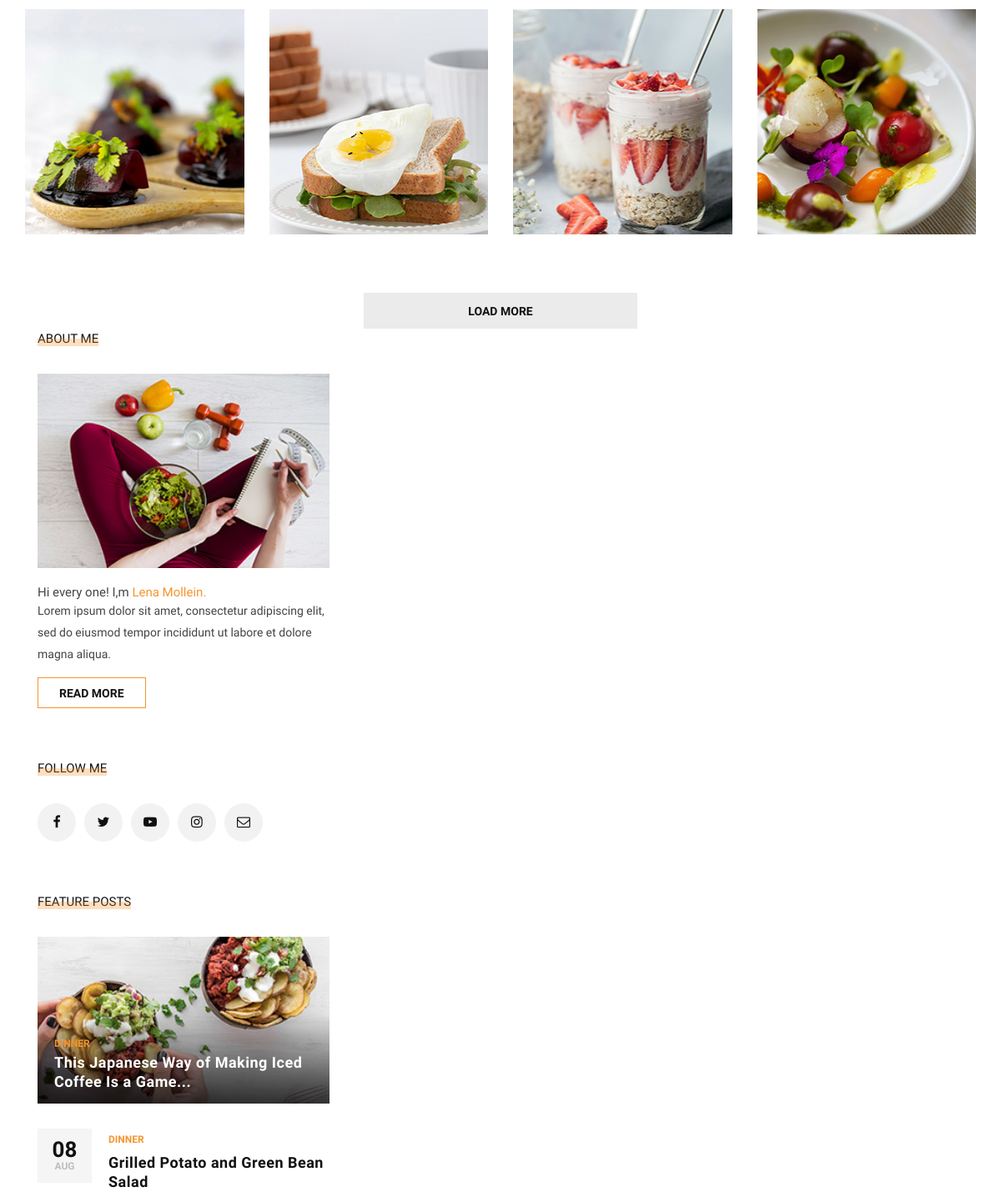
The app's page / (middle part), older data.
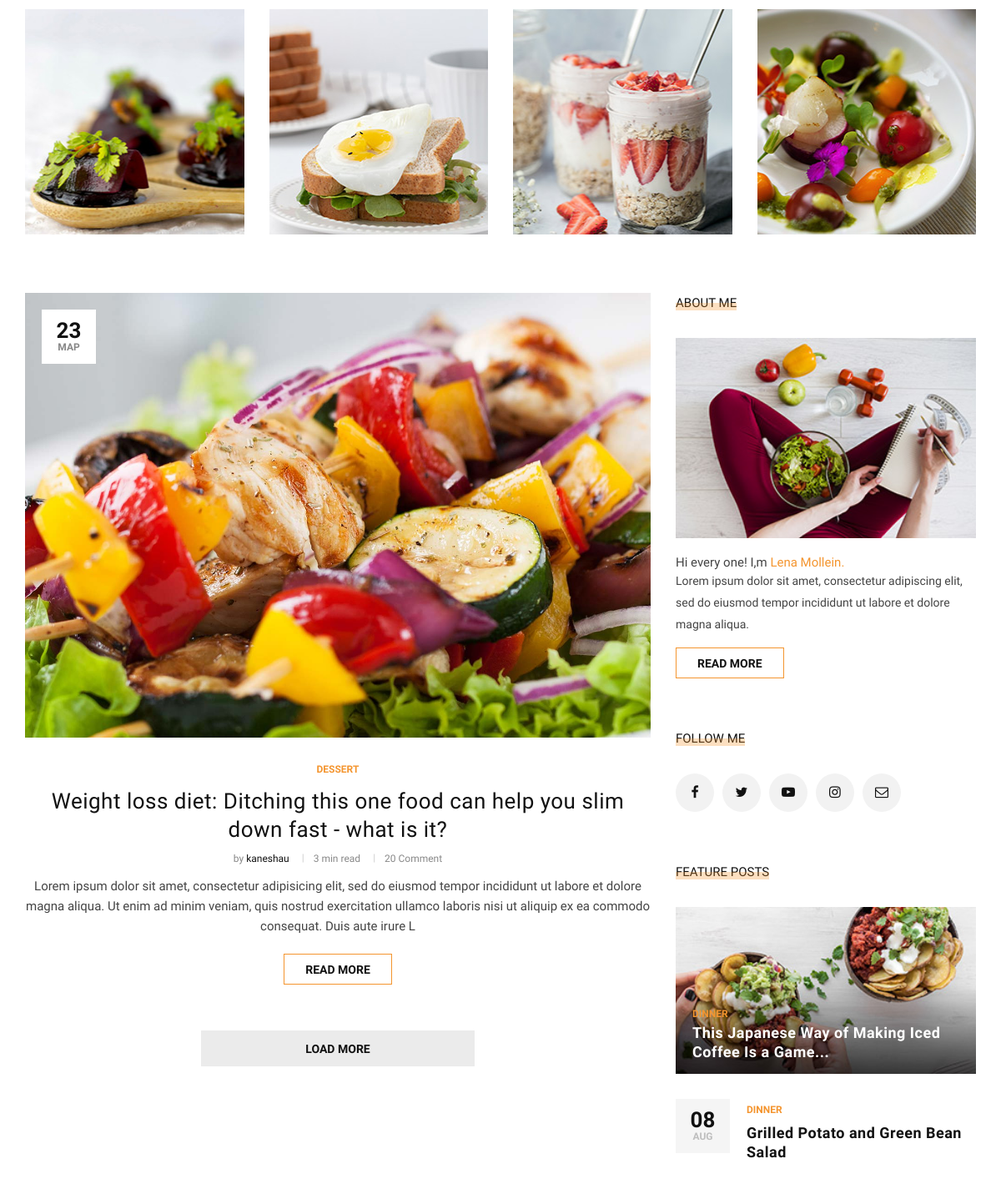
The same page, newer data.
### blog/models.py (models this page shows, shortened)
class Post(models.Model):
    author = models.ForeignKey(
        User, related_name='posts', on_delete=models.CASCADE)
    title = models.CharField(max_length=200)
    slug = models.SlugField(max_length=200, default='')
    image = models.ImageField(upload_to='articles/')
    text = models.TextField()
    category = models.ForeignKey(
        Category,
        related_name='post',
        on_delete=models.SET_NULL,
        null=True
    )
    tags = models.ManyToManyField(Tag, related_name='post')
    create_at = models.DateTimeField(auto_now_add=True)
    def get_absolute_url(self):
        return reverse("post_single", kwargs={"slug": self.category.slug, "post_slug":  self.slug})

class Category(MPTTModel):
    name = models.CharField(max_length=100)
    slug = models.SlugField(max_length=100)
    parent = TreeForeignKey(
        'self',
        related_name='children',
        on_delete=models.SET_NULL,
        null=True,
        blank=True
    )
    class MPTTMeta:
        order_insertion_by = ['name']
    def __str__(self):
        return self.name

### blog/views.py (the view)
# urls.py: path('', views.HomeView.as_view(), name='home'),
class HomeView(TemplateView):
    template_name = 'blog/home.html'
    def get_context_data(self, **kwargs):
        context = super().get_context_data(**kwargs)
        context['post_list'] = Post.objects.all()[:9]
        return context

### templates/blog/home.html (shortened to what the changed rows need)
{% extends 'base.html' %}
{% block content %}
<section class="categories spad">
    <div class="categories__post">
        <div class="container">
            <div class="row">
                <div class="col-lg-8 col-md-8">
                  {% for post in post_list %}
                      {% if forloop.first %}
                        <div class="categories__post__item categories__post__item--large">
                          <div class="categories__post__item__pic set-bg"
                               data-setbg="{{ post.image.url }}">
                            <div class="post__meta">
                              <h4>{{ post.create_at|date:"d" }}</h4>
                              <span>{{ post.create_at|date:"M" }}</span>
                            </div>
                          </div>
                          <div class="categories__post__item__text">
                            <ul class="post__label--large">
                              <li>{{ post.category }}</li>
                            </ul>
                            <h3><a href="{{ post.get_absolute_url }}">{{ post.title }}</a></h3>
                            <ul class="post__widget">
                              <li>by <span>{{ post.author }}</span></li>
                              <li>3 min read</li>
                              <li>20 Comment</li>
                            </ul>
                            <p>{{ post.text|slice:":250" }}</p>
                            <a href="{{ post.get_absolute_url }}" class="primary-btn">Read more</a>
                          </div>
                        </div>
                        <div class="row">
                      {% endif %}
                  {% endfor %}
                    </div>
                </div>
            </div>
        </div>
    </div>
</section>
{% endblock content %}

Row changes from the older to the newer data that the page shows:
added Post: create_at "23", create_at "МАР", category "DESSERT", title "Weight loss diet: Ditching this one food can help you slim down fast - what is it?", author "kaneshau", text "Lorem ipsum dolor sit amet, consectetur adipisicing elit, sed do eiusmod tempor incididunt ut labore et dolore magna aliqua. Ut enim ad minim veniam, quis nostrud exercitation ullamco laboris nisi ut aliquip ex ea commodo consequat. Duis aute irure L"
